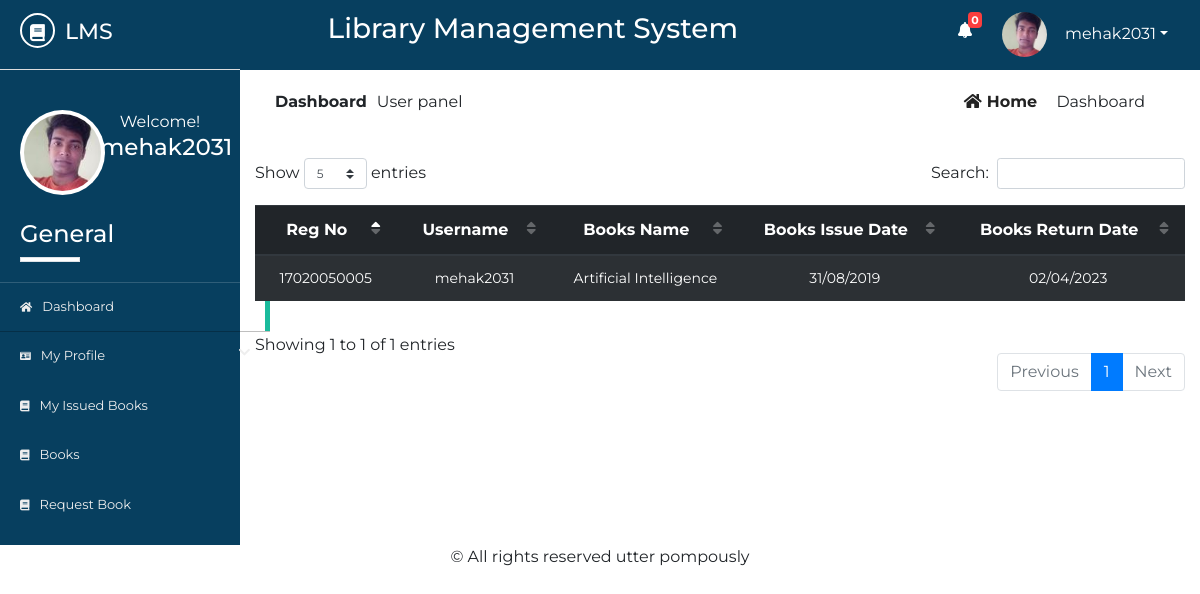
Screenshot of /Source/librarian/user/student/dashboard.php (signed in) with the database file from the repository.
### tables this page shows
CREATE TABLE `std_registration` (
  `id` int(10) NOT NULL,
  `name` varchar(50) NOT NULL,
  `username` varchar(50) NOT NULL,
  `password` varchar(50) NOT NULL,
  `email` varchar(50) NOT NULL,
  `phone` varchar(50) NOT NULL,
  `sem` varchar(10) NOT NULL,
  `dept` varchar(10) NOT NULL,
  `session` varchar(5) NOT NULL,
  `regno` varchar(20) NOT NULL,
  `address` varchar(100) NOT NULL,
  `utype` varchar(7) NOT NULL,
  `photo` varchar(500) NOT NULL,
  `status` varchar(7) NOT NULL,
  `vkey` varchar(250) NOT NULL,
  `verified` varchar(3) NOT NULL
);

CREATE TABLE `issue_book` (
  `id` int(10) NOT NULL,
  `utype` varchar(10) NOT NULL,
  `regno` varchar(20) NOT NULL,
  `name` varchar(50) NOT NULL,
  `sem` varchar(10) NOT NULL,
  `session` varchar(10) NOT NULL,
  `dept` varchar(10) NOT NULL,
  `phone` varchar(20) NOT NULL,
  `email` varchar(20) NOT NULL,
  `booksname` varchar(50) NOT NULL,
  `booksissuedate` varchar(10) NOT NULL,
  `booksreturndate` varchar(10) NOT NULL,
  `username` varchar(20) NOT NULL
);

### Source/librarian/user/student/dashboard.php (the view, shortened to what this page needs)
       <?php
   $page ='home';
   include 'inc/header.php';
   include 'inc/connection.php';
?>
<div class="dashboard-content">
	<div class="dashboard-header">
		<div class="container">
			<div class="row">
				<div class="col-md-6">
					<div class="left">
						<p><span>dashboard</span>User panel</p>
					</div>
				</div>
				<div class="col-md-6">
					<div class="right text-right">
						<a href="dashboard.php"><i class="fas fa-home"></i>home</a>
						<span class="disabled">Dashboard</span>
					</div>
				</div>
			</div>
		</div>
		<div class="container">
			<div class="row">
				<div class="col-md-12">
					<div class="st-issuedBook">
						<table id="dtBasicExample" class="table table-dark table-striped text-center">
							<thead>
                                   <tr>
                                       <th>Reg No</th>
                                       <th>Username</th>
                                       <th>Books Name</th>
                                       <th>Books Issue Date</th>
                                       <th>Books Return Date</th>
							   </tr>
							</thead>
							<tbody>
							<?php
								$res= mysqli_query($link, "select * from issue_book where username='".$_SESSION['student']."' ORDER BY id DESC");
								while ($row=mysqli_fetch_array($res)) {
                                       echo "<tr>";
                                       echo "<td>"; echo $row["regno"]; echo "</td>";
                                       echo "<td>"; echo $row["username"]; echo "</td>";
                                       echo "<td>"; echo $row["booksname"]; echo "</td>";
                                       echo "<td>"; echo $row["booksissuedate"]; echo "</td>";
                                       echo "<td>"; echo $row["booksreturndate"]; echo "</td>";
                                       echo "</tr>";
                                   }
							 ?>
						  </tbody>
						</table>
					</div>
				</div>
			</div>
		</div>
	</div>
</div>
<?php
	include 'inc/footer.php';
 ?>

### Source/librarian/user/student/inc/header.php (shortened to what this page needs)
<?php
include 'inc/connection.php';
    $res = mysqli_query($link,"select * from message where rusername='$_SESSION[student]' && read1='n'");
    $not= mysqli_num_rows($res);
?>
<!DOCTYPE html>
<html lang="en">
<head>
	<link rel="stylesheet" href="inc/css/bootstrap.min.css">
	<link rel="stylesheet" href="inc/css/bootstrap-select.min.css">
	<link rel="stylesheet" href="inc/css/fontawesome-all.min.css">
	<link rel="stylesheet" href="inc/css/datatables.min.css">
	<link rel="stylesheet" href="inc/css/pro1.css">
</head>
<body>
	<div class="main-content">
		<div class="wrapper">
			<div class="left-sidebar">
				<div class="p-title">
					<h3><a href=""><i class="fas fa-book"></i><span>lms</span></a></h3>
				</div>
				<div class="profile">
					<div class="profile-pic">
						<?php
                            $res = mysqli_query($link, "select * from std_registration where username='".$_SESSION['student']."'");
                            while ($row = mysqli_fetch_array($res)){
                                ?><img src="<?php echo $row["photo"]; ?> " height="" width="" alt="something wrong" class="rounded-circle"></a> <?php
                            }
                        ?>
					</div>
					<div class="profile-info text-center">
						<span>Welcome!</span>
						<h2><?php echo $_SESSION["student"]; ?></h2>
					</div>
				</div>
				<div class="sidebar-menu">
					<h3>General</h3>
					<div class="border"></div>
	                <ul>
	                    <li class="menu <?php if($page=='home'){ echo 'active';} ?>">
      						<a href="dashboard.php"><i class="fas fa-home"></i>Dashboard</a>
    					</li>
    				    <li class="menu menu-toggle1">
      						<a href="#"><i class="fas fa-id-card"></i>My profile <span class="fa fa-chevron-down"></span></a>
	   					</li>
    					<li class="menu <?php if($page=='ibook'){ echo 'active';} ?>">
      						<a href="my-issued-books.php"><i class="fas fa-book"></i>my issued books</a>
    					</li>
    					<li class="menu <?php if($page=='books'){ echo 'active';} ?>">
      						<a href="books.php"><i class="fas fa-book"></i>books</a>
    					</li>
    					<li class="menu <?php if($page=='rbook'){ echo 'active';} ?>">
      						<a href="request-book.php"><i class="fas fa-book"></i>request book</a>
    					</li>
    				</ul>
				</div>
			</div>
			<div class="content">
				<div class="inner">
					<div class="heading text-center">
						<h3>Library Management System</h3>
					</div>
					<div class="header-profile text-right">
						<ul>
							<li class="icon">
								<a href="notifications.php" ><i class="fas fa-bell"></i></a>
								<span class="count" onclick="window.location='notifications.php'"><b><?php echo $not; ?></b></span>
							</li>
							<li class="dropdown">
								 <?php
                                     $res = mysqli_query($link, "select * from std_registration where username='".$_SESSION['student']."'");
                                     while ($row = mysqli_fetch_array($res)){
                                         ?><a href="" class="dropdown-toggle" data-toggle="dropdown"><img src="<?php echo $row["photo"]; ?>" alt=""><span><?php echo $_SESSION["student"]; ?></span></a> <?php
                                     }
                                ?>
							</li>
						</ul>
					</div>
				</div>

### Source/librarian/user/student/inc/css/pro1.css (style rules this page uses)
* { margin: 0; padding: 0; }
body { font-family: 'Montserrat', sans-serif; }
.border { width: 60px; height: 5px; background: #fff; }
.main-content { width: 100%; height: auto; overflow: hidden; }
.main-content .left-sidebar { width: 20%; height: auto; background: #073f5f; float: left; }
.main-content .left-sidebar .p-title { width: 100%; padding: 13px; padding-left: 20px; background: #073f5f; border-bottom: 1px solid #ddd; }
.main-content .p-title a { text-decoration: none; color: #fff; font-size: 22px; text-transform: uppercase; }
.main-content .p-title a i { width: 35px; height: 35px; line-height: 35px; text-align: center; font-size: 17px; border-radius: 50%; border: 2px solid #fff; }
.main-content .p-title a span { margin-left: 10px; }
.main-content .left-sidebar .profile { width: 100%; padding: 20px; margin-top: 0; padding-top: 0; }
.main-content .left-sidebar .profile .profile-pic { width: 40%; float: left; }
.main-content .left-sidebar .profile img { width: 85px; height: 85px; position: inherit; padding: 4px; background: #fff; overflow: hidden; }
.main-content .left-sidebar .profile .profile-info { width: 60%; float: left; color: #fff; }
.main-content .left-sidebar .profile .profile-info h2 { font-size: 23px; }
.sidebar-menu { color: #fff; width: 100%; padding-top: 60px; padding-left: 0; }
.sidebar-menu h3 { margin-left: 20px; font-size: 24px; }
.sidebar-menu .border { margin-left: 20px; margin-bottom: 20px; }
.sidebar-menu ul li a { text-decoration: none; color: #eee; width: 270px; padding: 15px 20px; font-size: 13px; display: block; text-transform: capitalize; transition: all .5s ease; }
.sidebar-menu ul { padding-left: 0; }
.sidebar-menu ul li a i { margin-right: 10px; font-size: smaller; }
.sidebar-menu ul li a span { float: right; }
.content { width: 80%; height: auto; float: right; }
.content .inner { width: 100%; height: 70px; background: #073f5f; padding: 12px; }
.content .inner .heading { width: 60%; float: left; color: #fff; }
.content .inner .header-profile { width: calc(40%-20px); float: right; margin-right: 20px; position: relative; }
.content .inner .header-profile .icon i { margin-right: 30px; font-size: 16px; margin-top: 10px; }
.header-profile .dropdown span { color: #fff; margin-left: 10px; }
.header-profile .icon span { color: #fff; position: absolute; left: 10px; top: 0; font-size: 11px; width: 14px; height: 16px; line-height: 16px; text-align: center; border-radius: 4px; background: #FA3E3E; }
.header-profile ul li { list-style: none; float: left; }
.header-profile ul li i { color: #fff; }
.header-profile img { width: 40px; height: 40px; border-radius: 50%; margin-right: 8px; }
.dropdown a { text-decoration: none; color: #fff; }
.dropdown img { width: 45px; height: 45px; border-radius: 50%; }
.dashboard-content { padding-bottom: 30px; }
.dashboard-header .left { padding: 20px; }
.dashboard-header .left p span { text-transform: capitalize; margin-right: 10px; font-weight: bold; }
.dashboard-header .right { padding: 20px; margin-right: 20px; }
.dashboard-header .right a { text-transform: capitalize; text-decoration: none; color: #222; margin-right: 15px; font-weight: bold; }
.dashboard-header .right a i { margin-right: 5px; }
.dashboard-header .right span { text-transform: capitalize; }
.sidebar-menu li.active a { box-shadow: rgba(0, 0, 0, 0.25) 0 1px 0, inset rgba(255, 255, 255, 0.16) 0 1px 0; border-right: 5px solid #1ABB9C; }
tbody { font-size: 14px; }

### rows the page displays
std_registration: photo (picture)
issue_book: regno "17020050005", username "mehak2031", booksname "Artificial Intelligence", booksissuedate "31/08/2019", booksreturndate "02/04/2023"

### other values shown
$_SESSION["student"] "mehak2031"
$not "0"
